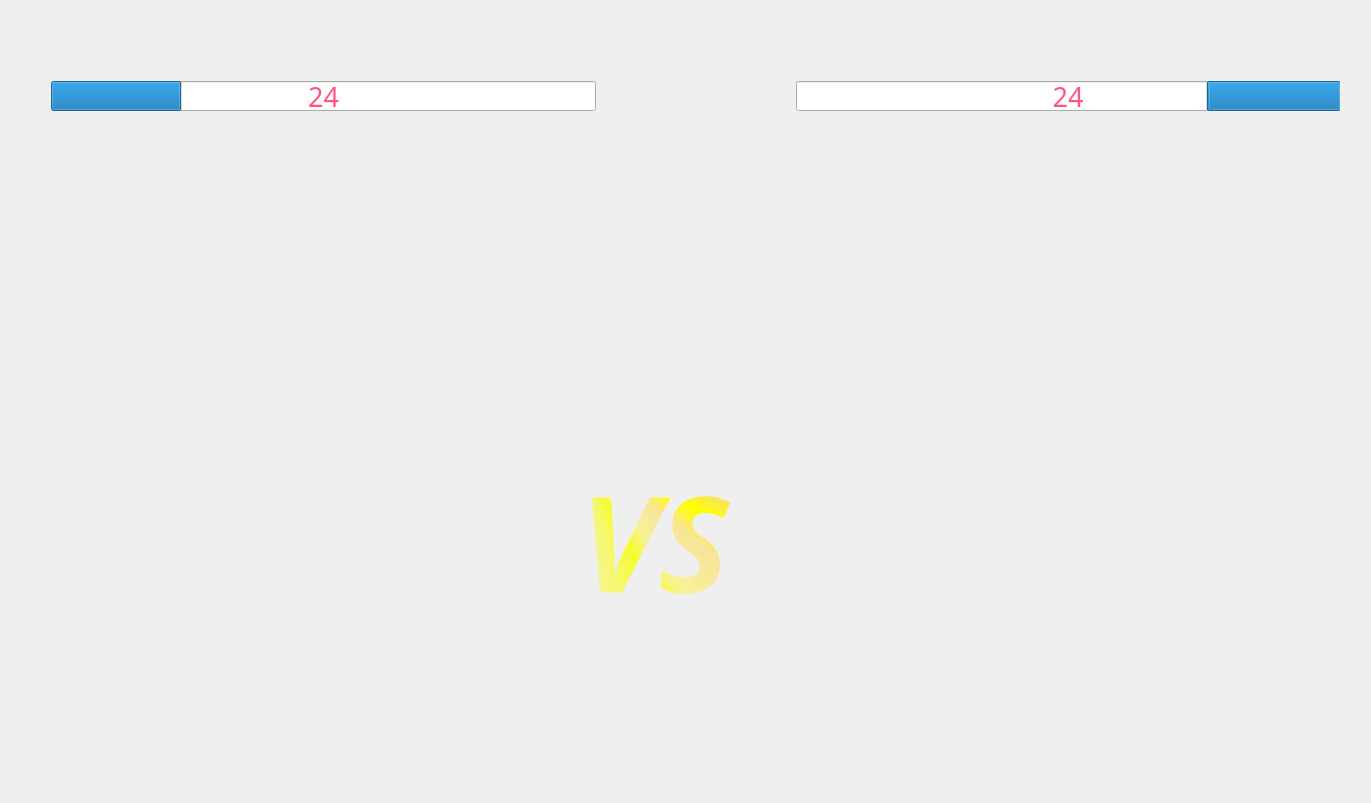
<?xml version="1.0" encoding="UTF-8"?>
<ui version="4.0">
 <class>GUIfight</class>
 <widget class="QWidget" name="GUIfight">
  <property name="geometry">
   <rect>
    <x>0</x>
    <y>0</y>
    <width>1371</width>
    <height>803</height>
   </rect>
  </property>
  <property name="windowTitle">
   <string>GUIfight</string>
  </property>
  <property name="styleSheet">
   <string notr="true">#GUIfight{border-image: url(:/pokpic/back.jpg);}
</string>
  </property>
  <widget class="QLabel" name="playerPokLabel">
   <property name="geometry">
    <rect>
     <x>130</x>
     <y>320</y>
     <width>400</width>
     <height>400</height>
    </rect>
   </property>
   <property name="text">
    <string/>
   </property>
  </widget>
  <widget class="QLabel" name="PCpokLabel">
   <property name="geometry">
    <rect>
     <x>850</x>
     <y>320</y>
     <width>400</width>
     <height>400</height>
    </rect>
   </property>
   <property name="text">
    <string/>
   </property>
  </widget>
  <widget class="QLabel" name="VSlabel">
   <property name="geometry">
    <rect>
     <x>580</x>
     <y>450</y>
     <width>211</width>
     <height>181</height>
    </rect>
   </property>
   <property name="font">
    <font>
     <family>Monotype Corsiva</family>
     <pointsize>100</pointsize>
     <weight>75</weight>
     <italic>true</italic>
     <bold>true</bold>
    </font>
   </property>
   <property name="styleSheet">
    <string notr="true">COLOR:qconicalgradient(cx:0, cy:0, angle:135, stop:0 rgba(255, 255, 0, 69), stop:0.375 rgba(255, 255, 0, 69), stop:0.423533 rgba(251, 255, 0, 145), stop:0.45 rgba(247, 255, 0, 208), stop:0.477581 rgba(255, 244, 71, 130), stop:0.518717 rgba(255, 218, 71, 130), stop:0.55 rgba(255, 255, 0, 255), stop:0.57754 rgba(255, 203, 0, 130), stop:0.625 rgba(255, 255, 0, 69), stop:1 rgba(255, 255, 0, 69))</string>
   </property>
   <property name="text">
    <string>VS</string>
   </property>
  </widget>
  <widget class="QLabel" name="playerAttack">
   <property name="geometry">
    <rect>
     <x>80</x>
     <y>250</y>
     <width>331</width>
     <height>131</height>
    </rect>
   </property>
   <property name="font">
    <font>
     <family>华文行楷</family>
     <pointsize>20</pointsize>
    </font>
   </property>
   <property name="text">
    <string/>
   </property>
  </widget>
  <widget class="QLabel" name="PCattack">
   <property name="geometry">
    <rect>
     <x>970</x>
     <y>250</y>
     <width>331</width>
     <height>131</height>
    </rect>
   </property>
   <property name="font">
    <font>
     <family>华文行楷</family>
     <pointsize>20</pointsize>
    </font>
   </property>
   <property name="text">
    <string/>
   </property>
  </widget>
  <widget class="QLabel" name="lastPok">
   <property name="geometry">
    <rect>
     <x>850</x>
     <y>710</y>
     <width>71</width>
     <height>71</height>
    </rect>
   </property>
   <property name="layoutDirection">
    <enum>Qt::RightToLeft</enum>
   </property>
   <property name="text">
    <string/>
   </property>
   <property name="pixmap">
    <pixmap resource="pokemonClientGUI.qrc">:/buttons/buttons/Back (2).png</pixmap>
   </property>
   <property name="scaledContents">
    <bool>true</bool>
   </property>
  </widget>
  <widget class="QLabel" name="nextPok">
   <property name="geometry">
    <rect>
     <x>1180</x>
     <y>710</y>
     <width>71</width>
     <height>71</height>
    </rect>
   </property>
   <property name="layoutDirection">
    <enum>Qt::RightToLeft</enum>
   </property>
   <property name="text">
    <string/>
   </property>
   <property name="pixmap">
    <pixmap resource="pokemonClientGUI.qrc">:/buttons/Play (2).png</pixmap>
   </property>
   <property name="scaledContents">
    <bool>true</bool>
   </property>
  </widget>
  <widget class="QLabel" name="thisPok">
   <property name="geometry">
    <rect>
     <x>1020</x>
     <y>710</y>
     <width>71</width>
     <height>71</height>
    </rect>
   </property>
   <property name="layoutDirection">
    <enum>Qt::RightToLeft</enum>
   </property>
   <property name="text">
    <string/>
   </property>
   <property name="pixmap">
    <pixmap resource="pokemonClientGUI.qrc">:/buttons/Check (2).png</pixmap>
   </property>
   <property name="scaledContents">
    <bool>true</bool>
   </property>
  </widget>
  <widget class="QWidget" name="">
   <property name="geometry">
    <rect>
     <x>40</x>
     <y>70</y>
     <width>1311</width>
     <height>52</height>
    </rect>
   </property>
   <layout class="QHBoxLayout" name="horizontalLayout">
    <property name="spacing">
     <number>200</number>
    </property>
    <item>
     <widget class="QProgressBar" name="playerhp">
      <property name="font">
       <font>
        <family>华光胖头鱼_CNKI</family>
        <pointsize>20</pointsize>
       </font>
      </property>
      <property name="layoutDirection">
       <enum>Qt::LeftToRight</enum>
      </property>
      <property name="styleSheet">
       <string notr="true">color: rgb(255, 85, 127);</string>
      </property>
      <property name="value">
       <number>24</number>
      </property>
      <property name="orientation">
       <enum>Qt::Horizontal</enum>
      </property>
      <property name="textDirection">
       <enum>QProgressBar::BottomToTop</enum>
      </property>
      <property name="format">
       <string>%p</string>
      </property>
     </widget>
    </item>
    <item>
     <widget class="QProgressBar" name="PChp">
      <property name="font">
       <font>
        <family>华光胖头鱼_CNKI</family>
        <pointsize>20</pointsize>
       </font>
      </property>
      <property name="layoutDirection">
       <enum>Qt::RightToLeft</enum>
      </property>
      <property name="styleSheet">
       <string notr="true">color: rgb(255, 85, 127);</string>
      </property>
      <property name="value">
       <number>24</number>
      </property>
      <property name="orientation">
       <enum>Qt::Horizontal</enum>
      </property>
      <property name="textDirection">
       <enum>QProgressBar::BottomToTop</enum>
      </property>
      <property name="format">
       <string>%p</string>
      </property>
     </widget>
    </item>
   </layout>
  </widget>
  <zorder>playerPokLabel</zorder>
  <zorder>PCpokLabel</zorder>
  <zorder>playerhp</zorder>
  <zorder>PChp</zorder>
  <zorder>VSlabel</zorder>
  <zorder>playerAttack</zorder>
  <zorder>PCattack</zorder>
  <zorder>thisPok</zorder>
  <zorder>nextPok</zorder>
  <zorder>lastPok</zorder>
 </widget>
 <layoutdefault spacing="6" margin="11"/>
 <resources>
  <include location="pokemonClientGUI.qrc"/>
 </resources>
 <connections/>
</ui>
